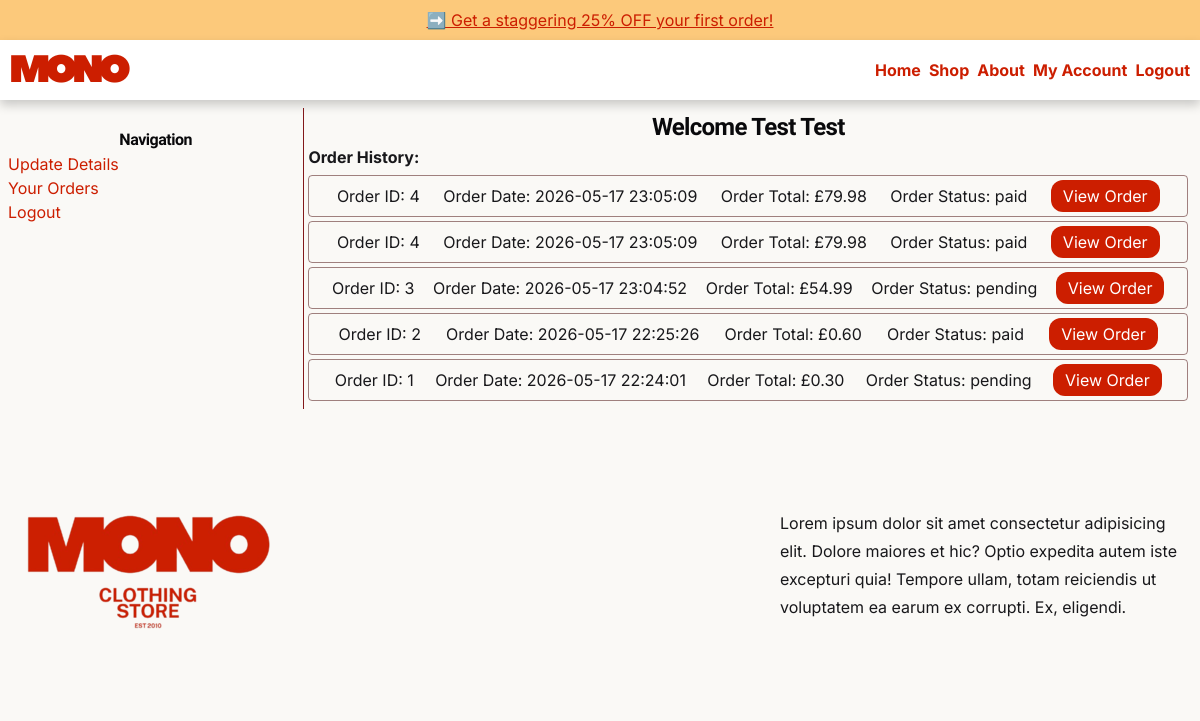
The page /order_history (signed in) on the database its author committed.
### tables this page shows
CREATE TABLE users (
    user_id INTEGER PRIMARY KEY AUTOINCREMENT,
    firstname TEXT NOT NULL,
    surname TEXT NOT NULL,
    email TEXT NOT NULL UNIQUE,
    password TEXT NOT NULL,
    address TEXT NOT NULL,
    user_created_at TEXT NOT NULL
);

CREATE TABLE order_items (
    order_items_id INTEGER PRIMARY KEY AUTOINCREMENT,
    order_id INTEGER NOT NULL,
    product_id INTEGER NOT NULL,
    order_items_qty INTEGER NOT NULL,
    order_items_price REAL NOT NULL,
    FOREIGN KEY(order_id) REFERENCES orders(order_id),
    FOREIGN KEY(product_id) REFERENCES products(product_id)
);

CREATE TABLE orders (
    order_id INTEGER PRIMARY KEY AUTOINCREMENT,
    user_id INTEGER NOT NULL,

    order_total_price REAL NOT NULL,
    order_status TEXT NOT NULL DEFAULT 'pending',

    -- Stripe fields
    stripe_session_id TEXT,
    stripe_payment_intent_id TEXT,
    payment_status TEXT DEFAULT 'pending',

    order_created_at TEXT NOT NULL,
    paid_at TEXT,

    FOREIGN KEY(user_id) REFERENCES users(user_id)
);

### app.py (the view)
@app.route("/order_history", methods=["GET", "POST"])
@login_required
def order_history():
    title = "Order History"
    user_id = session["user_id"]
    connection = connect_db()
    cursor = connection.cursor()
    cursor.execute(
        """SELECT * FROM users WHERE user_id = ?;""",
        (user_id,),
    )
    user = cursor.fetchone()
    connection.close()
    orders = order_history_function(user_id)
    return render_template(
        "pages/customer/orders.html", title=title, orders=orders, user=user
    )

### app.py (called while the page is built)
@app.after_request
def after_request(response):
    response.headers["Cache-Control"] = "no-cache, no-store, must-revalidate"
    response.headers["Expires"] = 0
    response.headers["Pragma"] = "no-cache"
    return response

### helpers.py (called while the page is built)
def connect_db():
    connection = sqlite3.connect("instance/shop.db", timeout=10)
    connection.execute("PRAGMA foreign_keys = ON")
    connection.row_factory = sqlite3.Row
    return connection

def order_history_function(user_id):
    connection = connect_db()
    cursor = connection.cursor()
    cursor.execute(
        """
    SELECT *
    FROM orders
    JOIN order_items
        ON orders.order_id = order_items.order_id
    JOIN products
        ON order_items.product_id = products.product_id
    LEFT JOIN product_images
        ON product_images.product_id = products.product_id
        AND product_images.is_primary = 1
    WHERE orders.user_id = ?
    ORDER BY orders.order_id DESC;
""",
        (user_id,),
    )
    orders = cursor.fetchall()
    connection.close()
    return orders

def login_required(f):
    @wraps(f)
    def decorated_function(*args, **kwargs):
        if session.get("user_id") is None:
            return redirect(url_for("login"))
        return f(*args, **kwargs)
    return decorated_function

### templates/pages/customer/orders.html
{% extends 'layout.html' %}
{% block content %}
<section>
  <div class="flex w-full p-2">
    <div class="flex h-full w-1/2 flex-col lg:w-1/3">
      <h4 class="mt-5 text-center font-bold">Navigation</h4>
      <nav>
        <ul>
          <li>
            <a href="{{url_for('update_account_details')}}">Update Details</a>
          </li>
          <li><a href=" {{url_for('order_history')}} ">Your Orders</a></li>
          <li><a href=" {{url_for('logout')}} ">Logout</a></li>
        </ul>
      </nav>
    </div>
    <div class="h-full w-full border-l border-red-900 p-1">
      <h3 class="text-center">
        Welcome {{user['firstname']}} {{user['surname']}}
      </h3>
      <p class="font-bold">Order History:</p>
      {% for order in orders %}
      <div
        class="mt-1 mb-1 flex w-full items-center justify-evenly rounded border border-red-950/50 p-1"
      >
        <p>Order ID: {{order.order_id}}</p>
        <p>Order Date: {{order.order_created_at}}</p>
        <p>Order Total: £{{"{:.2f}".format(order.order_total_price)}}</p>
        <p>Order Status: {{order.order_status}}</p>
        <a
          href="{{url_for('order_details', order_id=order.order_id)}}"
          class="pbutton"
          >View Order</a
        >
      </div>
      {% endfor %}
    </div>
  </div>
</section>
{% endblock %}

### templates/layout.html (shortened to what this page needs)
<!doctype html>
<html lang="en">
  <head>
    <link
      rel="stylesheet"
      href="{{ url_for('static', filename='css/output.css') }}"
    />
  </head>
  <body class="overflow-x-hidden">
    {% if session.get('admin_id') %}
    <header>{% include 'parts/admin_header.html' %}</header>
    {% else %}
    <header>{% include 'parts/header.html' %}</header>
    {% endif %}
    <main>{% block content %}{% endblock %}</main>
    <footer>{% include 'parts/footer.html' %}</footer>
  </body>
</html>

### templates/parts/header.html (shortened to what this page needs)
<a href="#"
  ><div
    class="flex min-h-10 w-full items-center justify-center bg-amber-500/50 p-0.5 text-center"
  >
    <span>➡️ Get a staggering 25% OFF your first order!</span>
  </div></a
>
<div
  class="flex min-h-15 w-full items-center justify-between rounded-b-md border-b-black bg-white p-2.5 text-center align-middle shadow-[0_5px_10px_rgba(0,0,0,0.2)] lg:rounded-none"
>
  <a href="{{ url_for('home') }}">
    <div class="flex min-h-10 min-w-30">
      <img
        src="{{ url_for('static', filename='media/logo.png') }}"
        alt="logo"
      /></div
  ></a>
  <div
    class="hidden lg:flex lg:h-10 lg:items-center lg:justify-center lg:align-middle"
  >
    <nav class="flex">
      <ul class="flex gap-2 font-bold">
        <li><a href="{{ url_for('home') }}">Home</a></li>
        <li><a href="{{ url_for('all_products')}}">Shop</a></li>
        <li><a href="{{ url_for('about') }}">About</a></li>
         {% if not session %}
        <li><a href="{{ url_for('login') }}">Login/Register</a></li>
        {% else %}
        <li><a href="{{ url_for('account') }}">My Account</a></li>
        <li><a href="{{ url_for('logout') }}">Logout</a></li>
        {% endif %}
      </ul>
    </nav>
  </div>
</div>

### templates/parts/footer.html
<div class="flex w-full items-center justify-between p-5">
  <div>
    <img src="{{url_for('static', filename='media/favicon.ico')}}" alt="logo" />
  </div>
  <div class="w-100">
    <p>
      Lorem ipsum dolor sit amet consectetur adipisicing elit. Dolore maiores et
      hic? Optio expedita autem iste excepturi quia! Tempore ullam, totam
      reiciendis ut voluptatem ea earum ex corrupti. Ex, eligendi.
    </p>
  </div>
</div>

### rows shown on the page
users: firstname "Test", surname "Test"
order_items: order_id "4", order_created_at "2026-05-17 23:05:09", order_status "paid"
orders: order_total_price "79.98"
order_items: order_id "4", order_created_at "2026-05-17 23:05:09", order_status "paid"
order_items: order_id "3", order_created_at "2026-05-17 23:04:52", order_status "pending"
orders: order_total_price "54.99"
order_items: order_id "2", order_created_at "2026-05-17 22:25:26", order_status "paid"
orders: order_total_price "0.60"
order_items: order_id "1", order_created_at "2026-05-17 22:24:01", order_status "pending"
orders: order_total_price "0.30"
